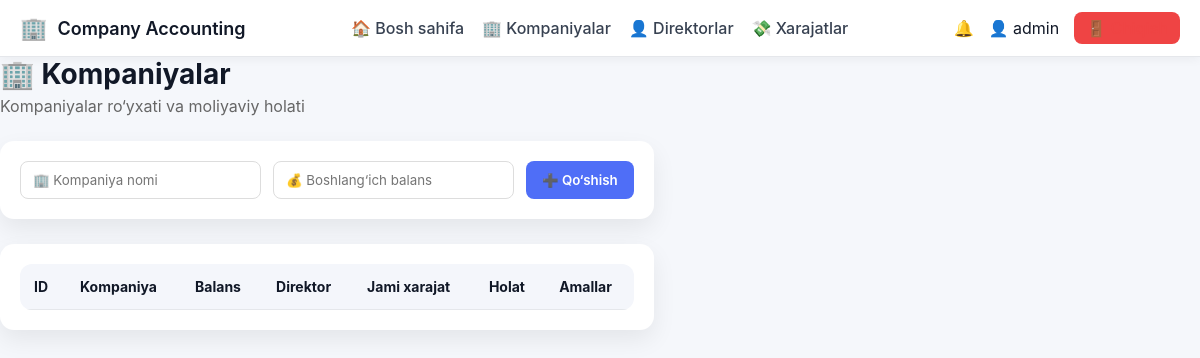
The app's page /admin/companies (signed in), older data.
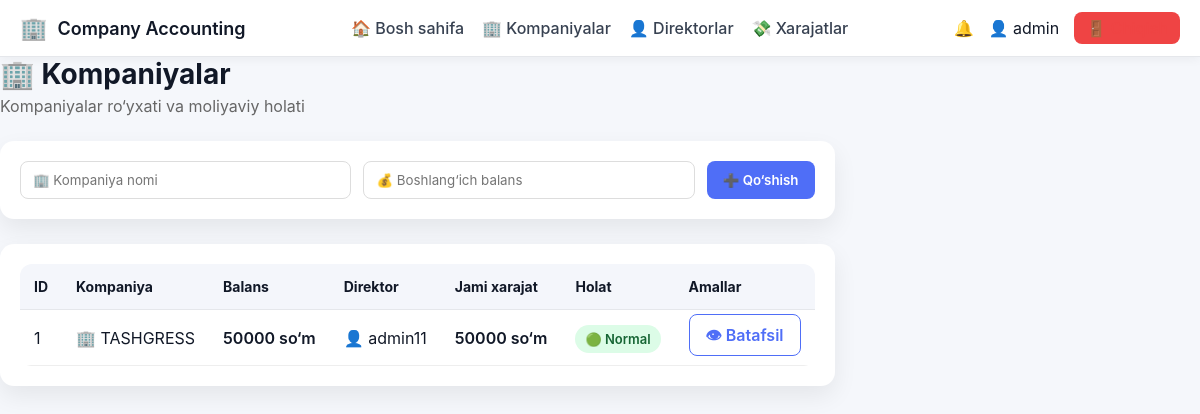
The same page, newer data.
### tables this page shows
CREATE TABLE companies (
        id INTEGER PRIMARY KEY AUTOINCREMENT,
        name TEXT,
        balance INTEGER DEFAULT 0,
        created_at TEXT
    );

### app.py (the view, shortened to what this page needs)
@app.route("/admin/companies", methods=["GET", "POST"])
def admin_companies():
    if session.get("role") != "admin":
        return "Ruxsat yo'q ❌"
    conn = get_db()
    c = conn.cursor()
    c.execute("""
        SELECT
            c.id,
            c.name,
            c.balance,
            u.username AS director,
            IFNULL(SUM(e.amount), 0) AS total_expense
        FROM companies c
        LEFT JOIN users u ON u.company_id = c.id AND u.role = 'director'
        LEFT JOIN expenses e ON e.company_id = c.id
        GROUP BY c.id
        ORDER BY c.id DESC
    """)
    companies = c.fetchall()
    conn.close()
    return render_template("admin_companies.html", companies=companies)

### app.py (called while the page is built)
def get_db():
    conn = sqlite3.connect("users.db")
    conn.row_factory = sqlite3.Row
    return conn

@app.context_processor
def inject_notifications():
    return {
        "notifications": [],
        "last_expense": session.get("last_expense")
    }

### templates/admin_companies.html (shortened to what this page needs)
<!DOCTYPE html>
<html lang="uz">
<head>
    <link rel="stylesheet" href="{{ url_for('static', filename='style.css') }}">
</head>
<body>
{% include "navbar.html" %}
<div class="layout">
    <main class="main">
        <div class="page-header">
    <h1>🏢 Kompaniyalar</h1>
    <p>Kompaniyalar ro‘yxati va moliyaviy holati</p>
</div>
<div class="card form-card">
    <form method="POST" class="add-form">
        <input type="text" name="name" placeholder="🏢 Kompaniya nomi" required>
        <input type="number" name="balance" placeholder="💰 Boshlang‘ich balans" required>
        <button type="submit" class="btn primary">➕ Qo‘shish</button>
    </form>
</div>
<div class="card">
    <table class="modern-table">
        <thead>
            <tr>
                <th>ID</th>
                <th>Kompaniya</th>
                <th>Balans</th>
                <th>Direktor</th>
                <th>Jami xarajat</th>
                <th>Holat</th>
                <th>Amallar</th>
            </tr>
        </thead>
        <tbody>
            {% for c in companies %}
            <tr>
                <td>{{ c.id }}</td>
                <td class="company-name">
                    🏢 {{ c.name }}
                </td>
                <td class="money">{{ c.balance }} so‘m</td>
                <td>
                    {% if c.director %}
                        👤 {{ c.director }}
                    {% else %}
                        <span class="muted">—</span>
                    {% endif %}
                </td>
                <td class="money">{{ c.total_expense }} so‘m</td>
                <td>
                    {% if c.balance <= 0 %}
                        <span class="badge danger">🔴 Xavfli</span>
                    {% else %}
                        <span class="badge success">🟢 Normal</span>
                    {% endif %}
                </td>
                <td>
                    <a href="{{ url_for('admin_company_detail', company_id=c.id) }}"
                       class="btn outline">👁 Batafsil</a>
                </td>
            </tr>
            {% endfor %}
        </tbody>
    </table>
</div>
    </main>
</div>
</body>
</html>

Row changes from the older to the newer data that the page shows:
added companies: id "1", name "TASHGRESS", balance "50000", director "admin11", total_expense "50000", shows "🟢 Normal"
